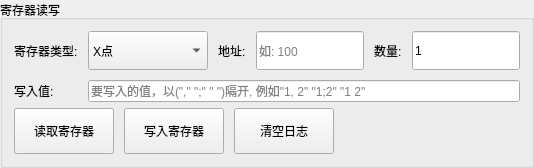
        <widget class="QGroupBox" name="groupBox_register">
         <property name="minimumSize">
          <size>
           <width>0</width>
           <height>150</height>
          </size>
         </property>
         <property name="title">
          <string>寄存器读写</string>
         </property>
         <layout class="QVBoxLayout" name="registerLayout">
          <item>
           <layout class="QGridLayout" name="gridLayout_register">
            <property name="spacing">
             <number>10</number>
            </property>
            <item row="0" column="0">
             <widget class="QLabel" name="label_regType">
              <property name="text">
               <string>寄存器类型:</string>
              </property>
             </widget>
            </item>
            <item row="0" column="1">
             <widget class="QComboBox" name="comboBox_regType">
              <property name="minimumSize">
               <size>
                <width>120</width>
                <height>39</height>
               </size>
              </property>
              <item>
               <property name="text">
                <string>X点</string>
               </property>
              </item>
              <item>
               <property name="text">
                <string>Y点</string>
               </property>
              </item>
              <item>
               <property name="text">
                <string>D寄存器</string>
               </property>
              </item>
              <item>
               <property name="text">
                <string>M寄存器</string>
               </property>
              </item>
              <item>
               <property name="text">
                <string>离散输入</string>
               </property>
              </item>
              <item>
               <property name="text">
                <string>线圈</string>
               </property>
              </item>
              <item>
               <property name="text">
                <string>输入寄存器</string>
               </property>
              </item>
              <item>
               <property name="text">
                <string>保持寄存器</string>
               </property>
              </item>
             </widget>
            </item>
            <item row="0" column="2">
             <widget class="QLabel" name="label_regAddr">
              <property name="text">
               <string>地址:</string>
              </property>
             </widget>
            </item>
            <item row="0" column="3">
             <widget class="QLineEdit" name="lineEdit_regAddr">
              <property name="minimumSize">
               <size>
                <width>80</width>
                <height>39</height>
               </size>
              </property>
              <property name="placeholderText">
               <string>如: 100</string>
              </property>
             </widget>
            </item>
            <item row="0" column="4">
             <widget class="QLabel" name="label_regCount">
              <property name="text">
               <string>数量:</string>
              </property>
             </widget>
            </item>
            <item row="0" column="5">
             <widget class="QLineEdit" name="lineEdit_regCount">
              <property name="minimumSize">
               <size>
                <width>60</width>
                <height>39</height>
               </size>
              </property>
              <property name="text">
               <string>1</string>
              </property>
             </widget>
            </item>
            <item row="1" column="0">
             <widget class="QLabel" name="label_regValue">
              <property name="text">
               <string>写入值:</string>
              </property>
             </widget>
            </item>
            <item row="1" column="1" colspan="5">
             <widget class="QLineEdit" name="lineEdit_regValue">
              <property name="placeholderText">
               <string>要写入的值，以(&quot;,&quot; &quot;;&quot; &quot; &quot;)隔开, 例如&quot;1, 2&quot; &quot;1;2&quot; &quot;1 2&quot;</string>
              </property>
             </widget>
            </item>
           </layout>
          </item>
          <item>
           <layout class="QHBoxLayout" name="registerButtonLayout">
            <property name="spacing">
             <number>10</number>
            </property>
            <item>
             <widget class="QPushButton" name="pushButton_readReg">
              <property name="minimumSize">
               <size>
                <width>100</width>
                <height>46</height>
               </size>
              </property>
              <property name="text">
               <string>读取寄存器</string>
              </property>
             </widget>
            </item>
            <item>
             <widget class="QPushButton" name="pushButton_writeReg">
              <property name="minimumSize">
               <size>
                <width>100</width>
                <height>46</height>
               </size>
              </property>
              <property name="text">
               <string>写入寄存器</string>
              </property>
             </widget>
            </item>
            <item>
             <widget class="QPushButton" name="pushButton_clearLog">
              <property name="minimumSize">
               <size>
                <width>100</width>
                <height>46</height>
               </size>
              </property>
              <property name="text">
               <string>清空日志</string>
              </property>
             </widget>
            </item>
            <item>
             <spacer name="horizontalSpacer_2">
              <property name="orientation">
               <enum>Qt::Horizontal</enum>
              </property>
              <property name="sizeHint" stdset="0">
               <size>
                <width>40</width>
                <height>20</height>
               </size>
              </property>
             </spacer>
            </item>
           </layout>
          </item>
         </layout>
        </widget>
